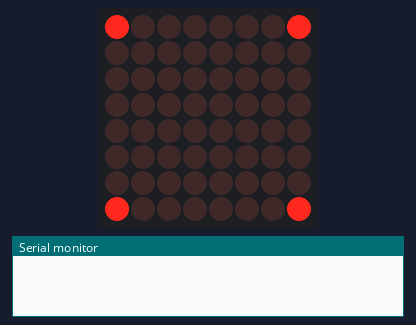
A sketch run on a simulated ESP8266 (Wemos D1 mini). Parts: 8×8 LED matrix, the last lines printed to the serial monitor. WiFi joins after 1.5 s; servers stay silent unless stated.

Above: at 0.1 s.
At 1.7 s:
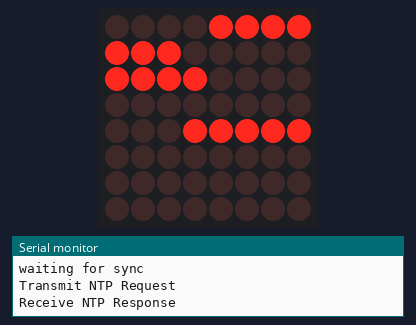
At 30.7 s:
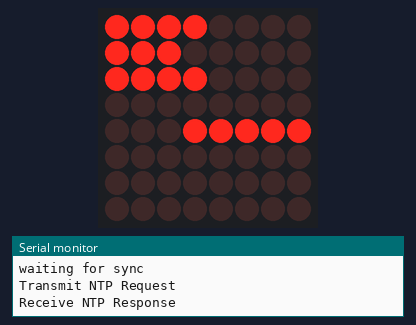

Measured:
- what the display in image 1 shows lasts 29.0 s, from 1.6 s to 30.6 s

The sketch:

Mini_WordClock.ino
```cpp
#include "LedControl.h"
#include <ESP8266WebServer.h>
#include <ESP8266WiFi.h>
#include <ESP8266mDNS.h>
#include <ArduinoJson.h>
#include <WiFiManager.h>
#include <DNSServer.h>
#include <TimeLib.h>
#include <WiFiUdp.h>
#include <FS.h>

const char* project = "Mini_WordClock";

#define DIN D5
#define CLK D6
#define CS D7

const unsigned int localPort = 2390;
IPAddress timeServerIP;
const char* ntpServerName = "de.pool.ntp.org";
WiFiUDP udp;
WiFiManager wifiManager;

// Optionen
char timeZone[2] = "1"; // Central European Time
// Interne Hilfs-Variablen
time_t prevDisplay = 0;

LedControl matrix = LedControl(DIN, CLK, CS, 1);

void setup()
{
	matrix.shutdown(0, false);
	matrix.setIntensity(0, 7);
	matrix.clearDisplay(0);
	SetWords("Boot");

	Serial.begin(115200);
	Serial.println();
	Serial.println();

	//reset settings - for testing
	//wifiManager.resetSettings();

	wifiManager.setMinimumSignalQuality(1);

	if (!wifiManager.autoConnect(project))
	{
		Serial.println("failed to connect and hit timeout");
		delay(3000);
		//reset and try again, or maybe put it to deep sleep
		ESP.reset();
		delay(5000);
	}

	//if you get here you have connected to the WiFi
	Serial.println("connected...yeey :)");


	Serial.println("local ip");
	Serial.println(WiFi.localIP());
	Serial.println(WiFi.gatewayIP());
	Serial.println(WiFi.subnetMask());

	Serial.println("Starting UDP");
	udp.begin(localPort);
	Serial.print("Local port: ");
	Serial.println(udp.localPort());

	delay(100);
}

void loop()
{
	if (timeStatus() != timeNotSet)
	{
		//Test Time
		//setTime(15, 20, 00, 01, 01, 2012);
		if (now() != prevDisplay)
		{
			prevDisplay = now();

			SetDisplayTime();

		}
	}
	else
	{
		WiFi.hostByName(ntpServerName, timeServerIP);
		Serial.println("waiting for sync");
		setSyncProvider(getNtpTime);
	}
}

int GetSummOrWinterHour()
{
	bool summerTime;

	if (month() < 3 || month() > 10)
	{
		summerTime = false; // keine Sommerzeit in Jan, Feb, Nov, Dez
	}
	else if (month() > 3 && month() < 10) {
		summerTime = true; // Sommerzeit in Apr, Mai, Jun, Jul, Aug, Sep
	}
	else if (month() == 3 && (hour() + 24 * day()) >= (1 + String(timeZone).toInt() + 24 * (31 - (5 * year() / 4 + 4) % 7)) || month() == 10 && (hour() + 24 * day()) < (1 + String(timeZone).toInt() + 24 * (31 - (5 * year() / 4 + 1) % 7)))
	{
		summerTime = true;
	}
	else
	{
		summerTime = false;
	}

	if (summerTime)
	{
		int temp = hourFormat12() + 1;
		if (temp == 13)
		{
			return 1;
		}
		else
		{
			return temp;
		}
	}
	else
	{
		return hourFormat12();
	}
}

void SetDisplayTime()
{
	matrix.clearDisplay(0);

	if (minute() >= 30 && minute() < 35)
	{
		SetWordsCheckForHalfFour();
	}
	else if (minute() >= 35 && minute() < 40)
	{
		SetWords("Top_5");
		SetWords("Nach");
		SetWordsCheckForHalfFour();
	}
	else if (minute() >= 40 && minute() < 45)
	{
		SetWords("Top_10");
		SetWords("Nach");
		SetWordsCheckForHalfFour();
	}
	else if (minute() >= 45 && minute() < 50)
	{
		SetWords("15");
		SetWords("Vor");
		SetWords(GetVorHour());
	}
	else if (minute() >= 50 && minute() < 55)
	{
		SetWords("Top_10");
		SetWords("Vor");
		SetWords(GetVorHour());
	}

	else if (minute() >= 55)
	{
		SetWords("Top_5");
		SetWords("Vor");
		SetWords(GetVorHour());
	}
	else if (minute() >= 5 && minute() < 10)
	{
		SetWords("Top_5");
		SetWords("Nach");
		SetWords(String(GetSummOrWinterHour()));
	}

	else if (minute() >= 10 && minute() < 15)
	{
		SetWords("Top_10");
		SetWords("Nach");
		SetWords(String(GetSummOrWinterHour()));
	}

	else if (minute() >= 15 && minute() < 20)
	{
		SetWords("15");
		SetWords("Nach");
		SetWords(String(GetSummOrWinterHour()));
	}
	else if (minute() >= 20 && minute() < 25)
	{
		SetWords("Top_10");
		SetWords("Vor");
		SetWordsCheckForHalfFour();
	}
	else if (minute() >= 25 && minute() < 30)
	{
		SetWords("Top_5");
		SetWords("Vor");
		SetWordsCheckForHalfFour();
	}
	else
	{
		SetWords(String(GetSummOrWinterHour()));
	}


}

void SetWordsCheckForHalfFour()
{
	if (GetVorHour() == "4")
	{
		SetWords("Halb_4");
	}
	else
	{
		SetWords("Halb");
		SetWords(GetVorHour());
	}
}

String GetVorHour()
{
	int h = GetSummOrWinterHour() + 1;

	if (h > 12)
	{
		h = 1;
	}
	return String(h);
}

void SetWords(String word)
{
	if (word == "1")
	{
		matrix.setRow(0, 3, B11110000);
	}
	else if (word == "2")
	{
		matrix.setRow(0, 4, B00011000);
		matrix.setRow(0, 5, B00000110);
	}
	else if (word == "3")
	{
		matrix.setRow(0, 5, B00011110);
	}
	else if (word == "4")
	{
		matrix.setRow(0, 2, B00001111);
	}
	else if (word == "5")
	{
		matrix.setRow(0, 4, B00000001);
		matrix.setRow(0, 5, B00000001);
		matrix.setRow(0, 6, B00000001);
		matrix.setRow(0, 7, B00000001);
	}
	else if (word == "6")
	{
		matrix.setRow(0, 3, B00011111);
	}
	else if (word == "7")
	{
		matrix.setRow(0, 4, B11100000);
		matrix.setRow(0, 5, B11100000);
	}
	else if (word == "8")
	{
		matrix.setRow(0, 7, B11110000);
	}
	else if (word == "9")
	{
		matrix.setRow(0, 6, B00001111);
	}
	else if (word == "10")
	{
		matrix.setRow(0, 6, B01111000);
	}
	else if (word == "11")
	{
		matrix.setRow(0, 7, B00000111);
	}
	else if (word == "12")
	{
		matrix.setRow(0, 4, B00011111);
	}
	else if (word == "Vor")
	{
		matrix.setRow(0, 1, B11100000);
	}
	else if (word == "Nach")
	{
		matrix.setRow(0, 1, B00011110);
	}
	else if (word == "Halb")
	{
		matrix.setRow(0, 2, B11110000);
	}
	else if (word == "15")
	{
		matrix.setRow(0, 0, B11111111);
	}
	else if (word == "Top_5")
	{
		matrix.setRow(0, 0, B11110000);
	}
	else if (word == "Top_10")
	{
		matrix.setRow(0, 0, B00001111);
	}
	else if (word == "Halb_4")
	{
		matrix.setRow(0, 2, B11111111);
	}
	else if (word == "Boot")
	{
		matrix.setRow(0, 0, B10000001);
		matrix.setRow(0, 7, B10000001);
	}
}

/*-------- NTP code ----------*/

const int NTP_PACKET_SIZE = 48;
byte packetBuffer[NTP_PACKET_SIZE];

time_t getNtpTime()
{
	while (udp.parsePacket() > 0);
	Serial.println("Transmit NTP Request");
	sendNTPpacket(timeServerIP);
	uint32_t beginWait = millis();
	while (millis() - beginWait < 1500)
	{
		int size = udp.parsePacket();
		if (size >= NTP_PACKET_SIZE)
		{
			Serial.println("Receive NTP Response");
			udp.read(packetBuffer, NTP_PACKET_SIZE);
			unsigned long secsSince1900;

			secsSince1900 = (unsigned long)packetBuffer[40] << 24;
			secsSince1900 |= (unsigned long)packetBuffer[41] << 16;
			secsSince1900 |= (unsigned long)packetBuffer[42] << 8;
			secsSince1900 |= (unsigned long)packetBuffer[43];
			return secsSince1900 - 2208988800UL + String(timeZone).toInt() * SECS_PER_HOUR;
		}
	}
	Serial.println("No NTP Response :-(");
	return 0;
}

void sendNTPpacket(IPAddress &address)
{
	memset(packetBuffer, 0, NTP_PACKET_SIZE);

	packetBuffer[0] = 0b11100011;
	packetBuffer[1] = 0;
	packetBuffer[2] = 6;
	packetBuffer[3] = 0xEC;

	packetBuffer[12] = 49;
	packetBuffer[13] = 0x4E;
	packetBuffer[14] = 49;
	packetBuffer[15] = 52;

	udp.beginPacket(address, 123);
	udp.write(packetBuffer, NTP_PACKET_SIZE);
	udp.endPacket();
}
```
